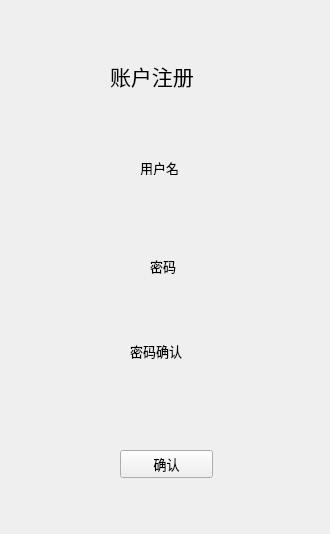
<?xml version="1.0" encoding="UTF-8"?>
<ui version="4.0">
 <class>SignupWidget</class>
 <widget class="QWidget" name="SignupWidget">
  <property name="geometry">
   <rect>
    <x>0</x>
    <y>0</y>
    <width>330</width>
    <height>534</height>
   </rect>
  </property>
  <property name="font">
   <font>
    <family>黑体</family>
    <pointsize>10</pointsize>
   </font>
  </property>
  <property name="windowTitle">
   <string>Form</string>
  </property>
  <widget class="QLabel" name="label">
   <property name="geometry">
    <rect>
     <x>110</x>
     <y>60</y>
     <width>111</width>
     <height>31</height>
    </rect>
   </property>
   <property name="font">
    <font>
     <family>黑体</family>
     <pointsize>16</pointsize>
    </font>
   </property>
   <property name="text">
    <string>账户注册</string>
   </property>
  </widget>
  <widget class="QLabel" name="label_2">
   <property name="geometry">
    <rect>
     <x>140</x>
     <y>160</y>
     <width>72</width>
     <height>15</height>
    </rect>
   </property>
   <property name="font">
    <font>
     <family>黑体</family>
     <pointsize>10</pointsize>
    </font>
   </property>
   <property name="text">
    <string>用户名</string>
   </property>
  </widget>
  <widget class="QLabel" name="label_3">
   <property name="geometry">
    <rect>
     <x>150</x>
     <y>250</y>
     <width>41</width>
     <height>31</height>
    </rect>
   </property>
   <property name="font">
    <font>
     <family>黑体</family>
     <pointsize>10</pointsize>
    </font>
   </property>
   <property name="text">
    <string>密码</string>
   </property>
  </widget>
  <widget class="QLabel" name="label_4">
   <property name="geometry">
    <rect>
     <x>130</x>
     <y>340</y>
     <width>71</width>
     <height>21</height>
    </rect>
   </property>
   <property name="font">
    <font>
     <family>黑体</family>
     <pointsize>10</pointsize>
    </font>
   </property>
   <property name="text">
    <string>密码确认</string>
   </property>
  </widget>
  <widget class="QPushButton" name="pushButton">
   <property name="geometry">
    <rect>
     <x>120</x>
     <y>450</y>
     <width>93</width>
     <height>28</height>
    </rect>
   </property>
   <property name="text">
    <string>确认</string>
   </property>
  </widget>
 </widget>
 <resources/>
 <connections/>
</ui>
